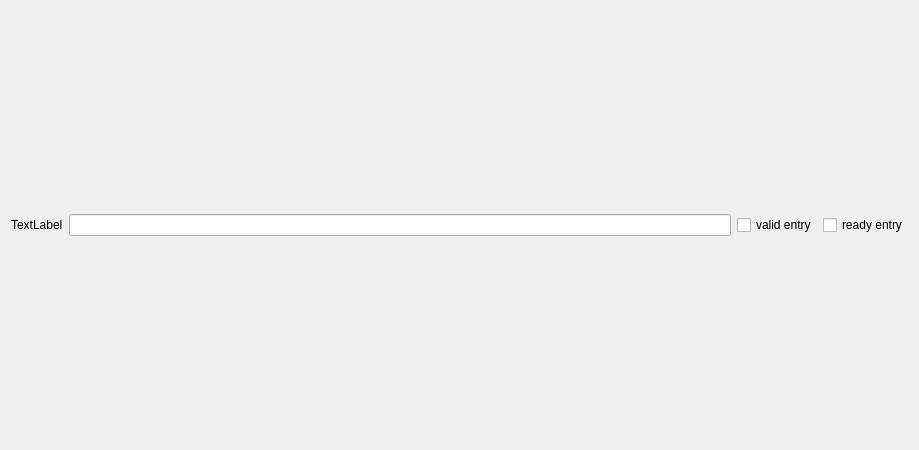
<?xml version="1.0" encoding="UTF-8"?>
<ui version="4.0">
 <class>Form</class>
 <widget class="QWidget" name="Form">
  <property name="geometry">
   <rect>
    <x>0</x>
    <y>0</y>
    <width>919</width>
    <height>450</height>
   </rect>
  </property>
  <property name="windowTitle">
   <string>Form</string>
  </property>
  <layout class="QHBoxLayout" name="horizontalLayout">
   <item>
    <widget class="QLabel" name="label">
     <property name="text">
      <string>TextLabel</string>
     </property>
    </widget>
   </item>
   <item>
    <widget class="QLineEdit" name="lineEdit"/>
   </item>
   <item>
    <widget class="QCheckBox" name="validentry_checkbox">
     <property name="text">
      <string>valid entry</string>
     </property>
     <property name="checkable">
      <bool>true</bool>
     </property>
    </widget>
   </item>
   <item>
    <widget class="QCheckBox" name="readyentry_checkbox">
     <property name="text">
      <string>ready entry</string>
     </property>
     <property name="checkable">
      <bool>true</bool>
     </property>
    </widget>
   </item>
  <!--
   <item>
    <widget class="QPushButton" name="browseButton">
     <property name="text">
      <string>Browse</string>
     </property>
    </widget>
   </item>

   <item>
    <widget class="QPushButton" name="hdfviewButton">
     <property name="text">
      <string>hdfview</string>
     </property>
    </widget>
   </item>

   <item>
    <widget class="QPushButton" name="pymcaviewButton">
     <property name="text">
      <string>pymca view</string>
     </property>
    </widget>
   </item>
  -->
  </layout>
 </widget>
 <resources/>
 <connections/>
</ui>
